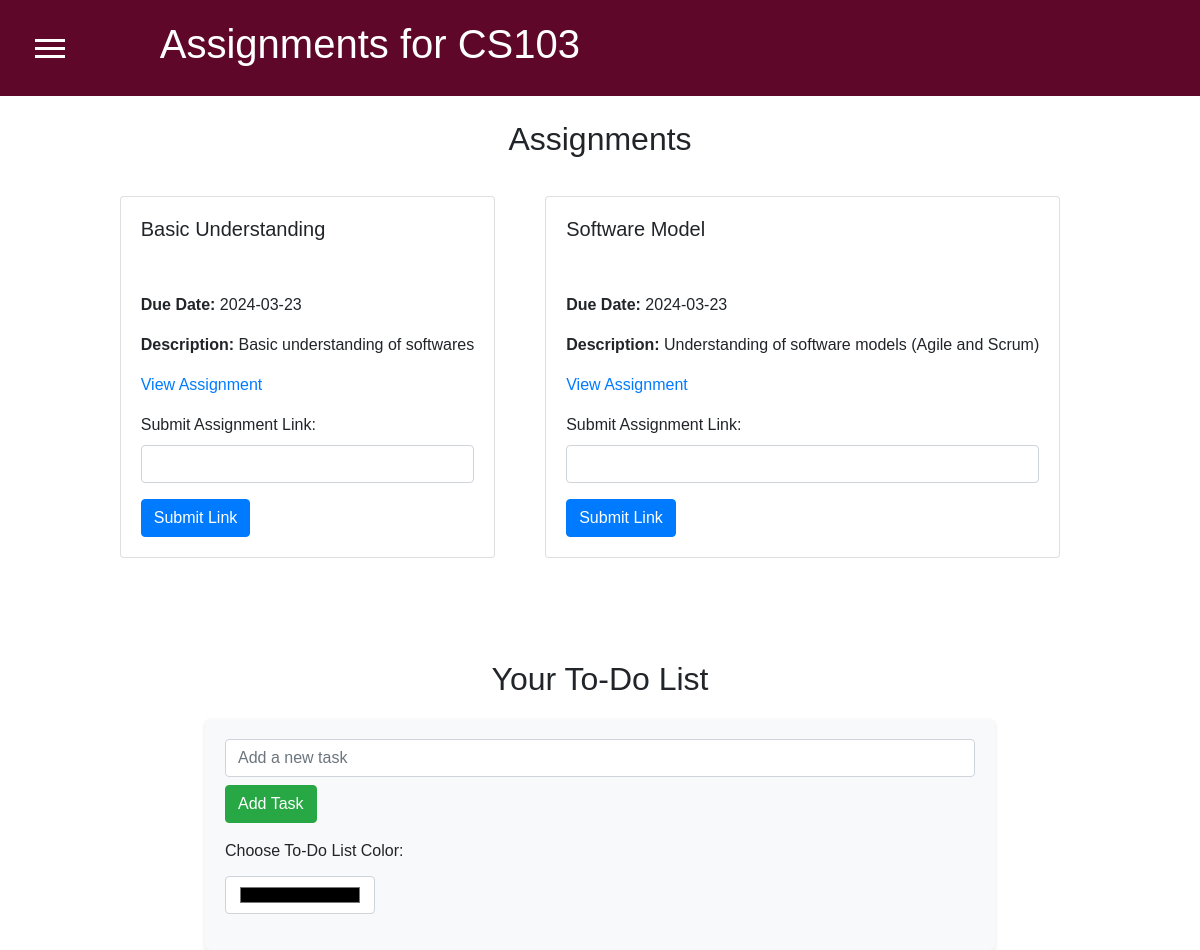
Screenshot of /Student/student_course_assignments.php?course_id=8 (signed in) with the database file from the repository.
### tables this page shows
CREATE TABLE `courses` (
  `course_id` int(11) NOT NULL,
  `course_name` varchar(100) NOT NULL,
  `instructor_id` int(11) DEFAULT NULL,
  `course_description` text DEFAULT NULL,
  `semester` varchar(50) DEFAULT NULL,
  `major_id` int(11) NOT NULL
);

CREATE TABLE `assignments` (
  `assignment_id` int(11) NOT NULL,
  `assignment_name` varchar(100) NOT NULL,
  `course_id` int(11) DEFAULT NULL,
  `due_date` date DEFAULT NULL,
  `description` text DEFAULT NULL,
  `link` text NOT NULL
);

### Student/student_course_assignments.php (the view, shortened to what this page needs)
<?php
include('../includes/config.php');
$course_id = $_GET['course_id'];
$sql_course = "SELECT course_name FROM courses WHERE course_id = $course_id";
$result_course = $conn->query($sql_course);
if ($result_course->num_rows > 0) {
    $course = $result_course->fetch_assoc();
} else {
    exit("Course not found.");
}
$sql_assignments = "SELECT assignment_id, assignment_name, due_date, description, link
                    FROM assignments
                    WHERE course_id = $course_id";
$result_assignments = $conn->query($sql_assignments);
$assignments = array();
if ($result_assignments->num_rows > 0) {
    while ($row = $result_assignments->fetch_assoc()) {
        $assignments[] = $row;
    }
}
?>
<!DOCTYPE html>
<html lang="en">
<head>
    <link rel="stylesheet" href="https://stackpath.bootstrapcdn.com/bootstrap/4.5.2/css/bootstrap.min.css">
    <link rel="stylesheet" href="../css/styles.css">
</head>
<body>
<div class="container-fluid">
    <div class="row">
        <div class="col-md-12 dashboard-header">
            <?php include('StudentNavbar.php'); ?>
            <h1 class="dashboard-title"><i class="fas fa-bars menu-icon"></i> Assignments for <?php echo $course['course_name']; ?></h1>
        </div>
    </div>
</div>
    <div class="row">
    <div class="col-12 text-center">
        <h2 class="mt-4">Assignments</h2>
    </div>
</div>
        <?php if (!empty($assignments)) { ?>
            <div class="container-fluid d-flex flex-column justify-content-center align-items-center" style="margin-top:30px ;   margin-bottom:30px ;">
    <div class="row">
        <div class="d-flex flex-nowrap overflow-auto justify-content-center">
            <?php foreach ($assignments as $assignment) { ?>
                <div class="col-auto mb-4">
                    <div class="card" style="min-width: 18rem; margin-right: 20px;">
                        <div class="card-body">
                            <h5 class="card-title"><?php echo $assignment['assignment_name']; ?></h5>
                            </div>
                            <div class="card-body">
                                <p><strong>Due Date:</strong> <?php echo $assignment['due_date']; ?></p>
                                <p><strong>Description:</strong> <?php echo $assignment['description']; ?></p>
                                <p><a href="<?php echo $assignment['link']; ?>" target="_blank">View Assignment</a></p>
                                <form method="post" action="student_course_assignments.php?course_id=<?php echo $_GET['course_id']; ?>">
                                    <div class="form-group">
                                        <label for="submission_link">Submit Assignment Link:</label>
                                        <input type="text" class="form-control" name="submission_link" required>
                                    </div>
                                    <button type="submit" class="btn btn-primary" name="submit_link">Submit Link</button>
                                </form>
                            </div>
                        </div>
                    </div>
                <?php } ?>
            </div>
        <?php } else { ?>
            <p>No assignments available for this course.</p>
        <?php } ?>
    </div>
</div>
<div class="row">
    <div class="col-12 text-center">
        <h2 class="mt-5">Your To-Do List</h2>
    </div>
</div>
<div class="row justify-content-center">
    <div class="col-lg-8">
        <div class="todo-container">
            <div class="form-group">
                <input type="text" id="newTodo" class="form-control" placeholder="Add a new task">
                <button onclick="addTodo()" class="btn btn-success mt-2">Add Task</button>
            </div>
            <div class="form-group">
                <label for="todoColor">Choose To-Do List Color:</label>
                <input type="color" id="todoColor" class="form-control" style="width: 100%; max-width: 150px;">
            </div>
        </div>
    </div>
</div>
</body>
</html>

### css/styles.css (style rules this page uses)
body { font-family: Arial, sans-serif; }

### css/navbar.css (style rules this page uses)
:root { --white-color: #fff; --paraText-color: #777; --heading-color: #333; --primary-color: rgb(31, 153, 167); --secondary-color: rgb(94, 7, 40); }
body, html { margin: 0; padding: 0; width: 100%; height: 100%; overflow-x: hidden; }

### Student/student_course_assignments.php (style rules this page uses)
:root { --white-color: #fff; --paraText-color: #777; --heading-color: #333; --primary-color: rgb(31, 153, 167); --secondary-color: rgb(94, 7, 40); }
.todo-container { background-color: #f8f9fa; padding: 20px; border-radius: 5px; box-shadow: 0 2px 4px rgba(0,0,0,0.1); margin: 0 auto; width: 100%; overflow: hidden; }
#todoColor { width: 20%; display: block; margin-top: 5px; max-height: 300px; overflow-y: auto; }
h2.mt-5 { margin-bottom: 20px; }
.dashboard-header { background-color: var(--secondary-color); padding: 20px; display: flex; justify-content: space-between; align-items: center; }
.dashboard-title { color: white; display: flex; align-items: center; margin-right: 600px; }

### rows the page displays
courses: course_name "CS103"
assignments: assignment_name "Basic Understanding", due_date "2024-03-23", description "Basic understanding of softwares"
assignments: assignment_name "Software Model", due_date "2024-03-23", description "Understanding of software models (Agile and Scrum)"
